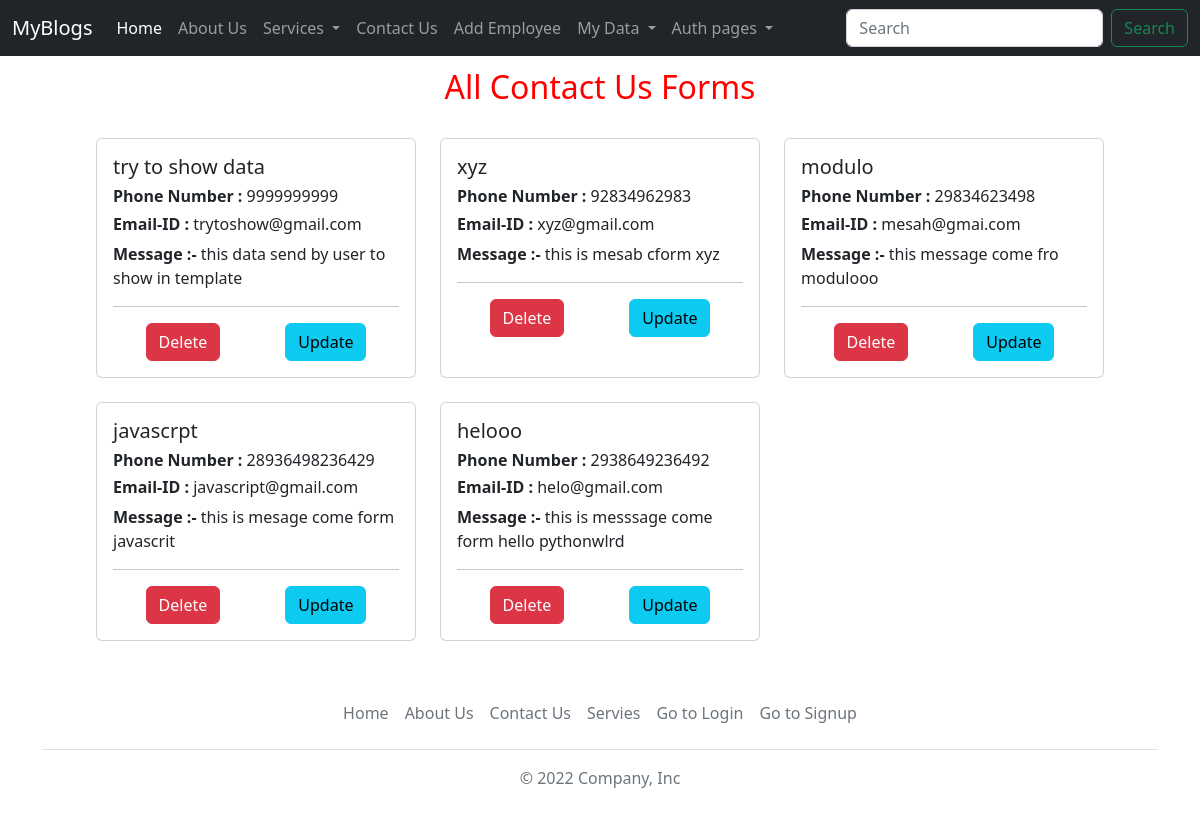
/all-contact-us-forms, run on the app's committed database.
### blogs/models.py (models this page shows, shortened)
class ContactUs(models.Model):
    full_name = models.CharField(max_length=100)
    phone_number = models.IntegerField()
    email_address = models.CharField(max_length=250)
    message = models.TextField()

### blogs/views.py (the view)
# urls.py: path("all-contact-us-forms", views.allcontactus, name = "allforms"),
def allcontactus(request):
    all_data = ContactUs.objects.all().order_by("-id")
    return render(request, "allcontactus_records.html", {"all_data" : all_data})

### templates/allcontactus_records.html (shortened to what this page needs)
{% extends "navfooter.html" %}
{% block bodyblock %}
<div>
    <h2 style="text-align: center; color: red; padding: 1%;">All Contact Us Forms</h2>
    <div style="padding: 1% 8%;">
        <div class="row row-cols-1 row-cols-md-3 g-4">
            {% for data in all_data %}
            <div class="col">
                <div class="card h-100">
                <div class="card-body">
                    <h5 class="card-title">{{data.full_name}}</h5>
                    <h6><b>Phone Number :</b> {{data.phone_number}}</h6>
                    <h6><b>Email-ID :</b> {{data.email_address}}</h6>
                    <p class="card-text"><b>Message :-</b> {{data.message}}</p>
                    <hr>
                    <div style="display: flex; justify-content: space-around;">
                        <button type="button" class="btn btn-danger" data-bs-toggle="modal" data-bs-target="#exampleModal{{data.id}}">Delete</button>
                        <button class="btn btn-info">Update</button>
                    </div>
                </div>
                </div>
            </div>
            {% endfor %}
        </div>
    </div>
</div>
{% endblock bodyblock %}

### data on the page
ContactUs: full_name "try to show data", phone_number "9999999999", email_address "trytoshow@gmail.com", message "this data send by user to show in template"
ContactUs: full_name "xyz", phone_number "92834962983", email_address "xyz@gmail.com", message "this is mesab cform xyz"
ContactUs: full_name "modulo", phone_number "29834623498", email_address "mesah@gmai.com", message "this message come fro modulooo"
ContactUs: full_name "javascrpt", phone_number "28936498236429", email_address "javascript@gmail.com", message "this is mesage come form javascrit"
ContactUs: full_name "helooo", phone_number "2938649236492", email_address "helo@gmail.com", message "this is messsage come form hello pythonwlrd"
